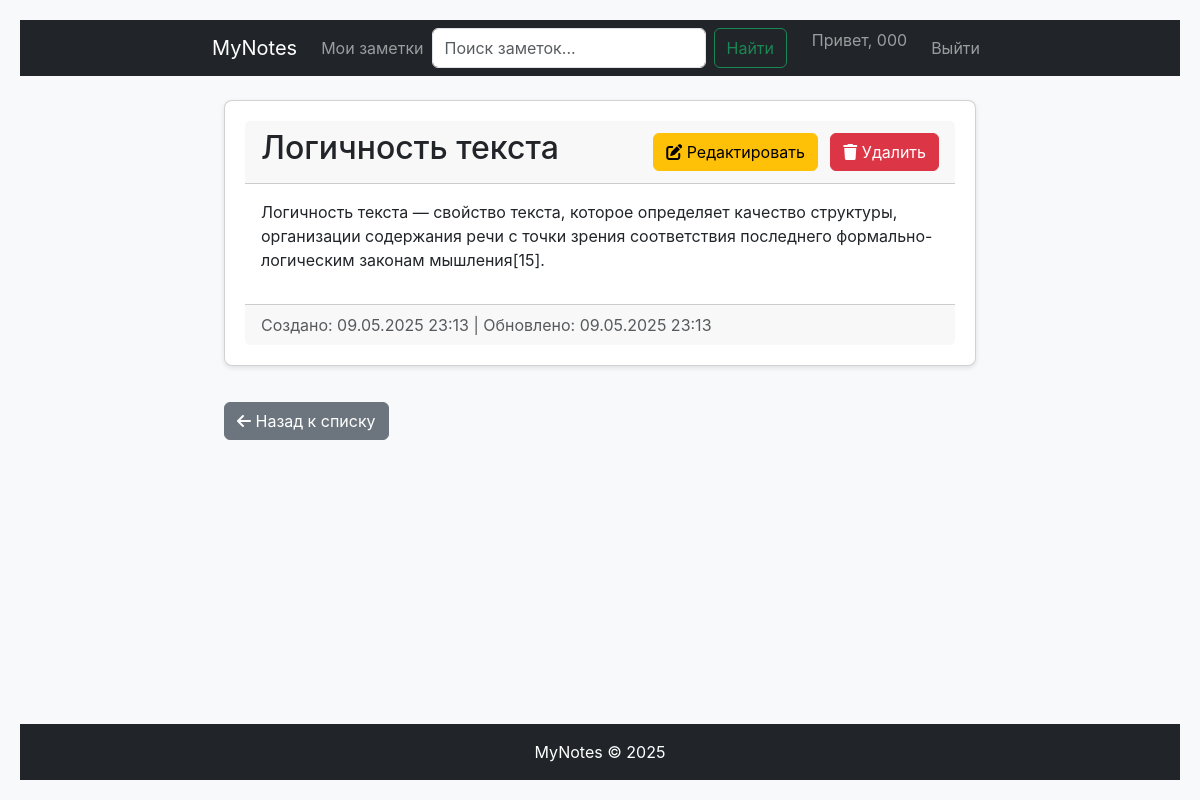
Screenshot of /notes/notes/3/ (signed in) with the database file from the repository.
### notes/models.py (models this page shows, shortened)
class CustomUser(AbstractUser):
    pass

class Note(models.Model):
    title = models.CharField(max_length=200, verbose_name="Заголовок")
    content = models.TextField(verbose_name="Содержание")
    categories = models.ManyToManyField(Category, blank=True, verbose_name="Категории")
    owner = models.ForeignKey('CustomUser', on_delete=models.CASCADE, verbose_name="Владелец")
    created_at = models.DateTimeField(auto_now_add=True)
    updated_at = models.DateTimeField(auto_now=True)
    class Meta:
        verbose_name = "Заметка"
        verbose_name_plural = "Заметки"
        ordering = ['-updated_at']

### notes/views.py (the view)
# urls.py: path('notes/<int:pk>/', views.NoteDetailView.as_view(), name='note_detail'),
class NoteDetailView(LoginRequiredMixin, DetailView):
    model = Note
    template_name = 'notes/note_detail.html'
    context_object_name = 'note'
    def get_queryset(self):
        return Note.objects.filter(owner=self.request.user)  # Исправлено с user на owner

### templates/notes/note_detail.html
{% extends "base.html" %}
{% load static %}
{% block content %}
<div class="container mt-4">
    <div class="card">
        <div class="card-header">
            <div class="d-flex justify-content-between align-items-center">
                <h2>{{ note.title }}</h2>
                <div>
                    <a href="{% url 'notes:note_edit' note.pk %}" class="btn btn-warning me-2">
                        <i class="fas fa-edit"></i> Редактировать
                    </a>
                    <a href="{% url 'notes:note_delete' note.pk %}" class="btn btn-danger">
                        <i class="fas fa-trash"></i> Удалить
                    </a>
                </div>
            </div>
        </div>
        <div class="card-body">
            <div class="note-content">
                {{ note.content|linebreaks }}
            </div>
        </div>
        <div class="card-footer text-muted">
            Создано: {{ note.created_at|date:"d.m.Y H:i" }}
            {% if note.updated_at != note.created_at %}
                | Обновлено: {{ note.updated_at|date:"d.m.Y H:i" }}
            {% endif %}
        </div>
    </div>
    <a href="{% url 'notes:note_list' %}" class="btn btn-secondary mt-3">
        <i class="fas fa-arrow-left"></i> Назад к списку
    </a>
</div>
{% endblock %}

### templates/includes/navbar.html (shortened to what this page needs)
<nav class="navbar navbar-expand-lg navbar-dark bg-dark">
    <div class="container">
        <a class="navbar-brand" href="{% url 'notes:welcome' %}">MyNotes</a>
        <div class="collapse navbar-collapse" id="navbarNav">
            <ul class="navbar-nav me-auto">
                <li class="nav-item">
                    <a class="nav-link" href="{% url 'notes:note_list' %}">Мои заметки</a>
                </li>
                <form class="d-flex me-auto" method="get" action="{% url 'notes:note_list' %}">
                    <input class="form-control me-2" type="search" name="q"
                           placeholder="Поиск заметок..." aria-label="Search"
                           value="{{ request.GET.q }}">
                    <button class="btn btn-outline-success" type="submit">Найти</button>
                </form>
            </ul>
            <ul class="navbar-nav">
                {% if user.is_authenticated %}
                <li class="nav-item">
                    <span class="navbar-text me-3">Привет, {{ user.username }}</span>
                </li>
                <li class="nav-item">
                    <form action="{% url 'logout' %}" method="post">
                        <button type="submit" class="btn btn-link nav-link">Выйти</button>
                    </form>
                </li>
                {% endif %}
            </ul>
        </div>
    </div>
</nav>

### static/css/styles.css (style rules this page uses)
:root { --primary-color: #3498db; --primary-hover: #2980b9; --success-color: #2ecc71; --error-color: #e74c3c; --error-hover: #c0392b; --text-dark: #2c3e50; --text-medium: #4a5568; --text-light: #7f8c8d; --border-color: #e0e0e0; --bg-light: #f8f9fa; --white: #ffffff; --shadow-sm: 0 2px 5px rgba(0,0,0,0.1); --shadow-md: 0 2px 10px rgba(0,0,0,0.1); }
body { font-family: 'Inter', sans-serif; margin: 0; padding: 20px; background-color: var(--bg-light); color: var(--text-medium); }
.container { max-width: 800px; margin: 0 auto; }
.card { background: var(--white); border-radius: 8px; padding: 20px; box-shadow: var(--shadow-sm); margin-bottom: 20px; }

### rows the page displays
CustomUser: username "000"
Note: title "Логичность текста", content "Логичность текста — свойство текста, которое определяет качество структуры, организации содержания речи с точки зрения соответствия последнего формально-логическим законам мышления[15].", created_at "09.05.2025 23:13", updated_at "09.05.2025 23:13"
